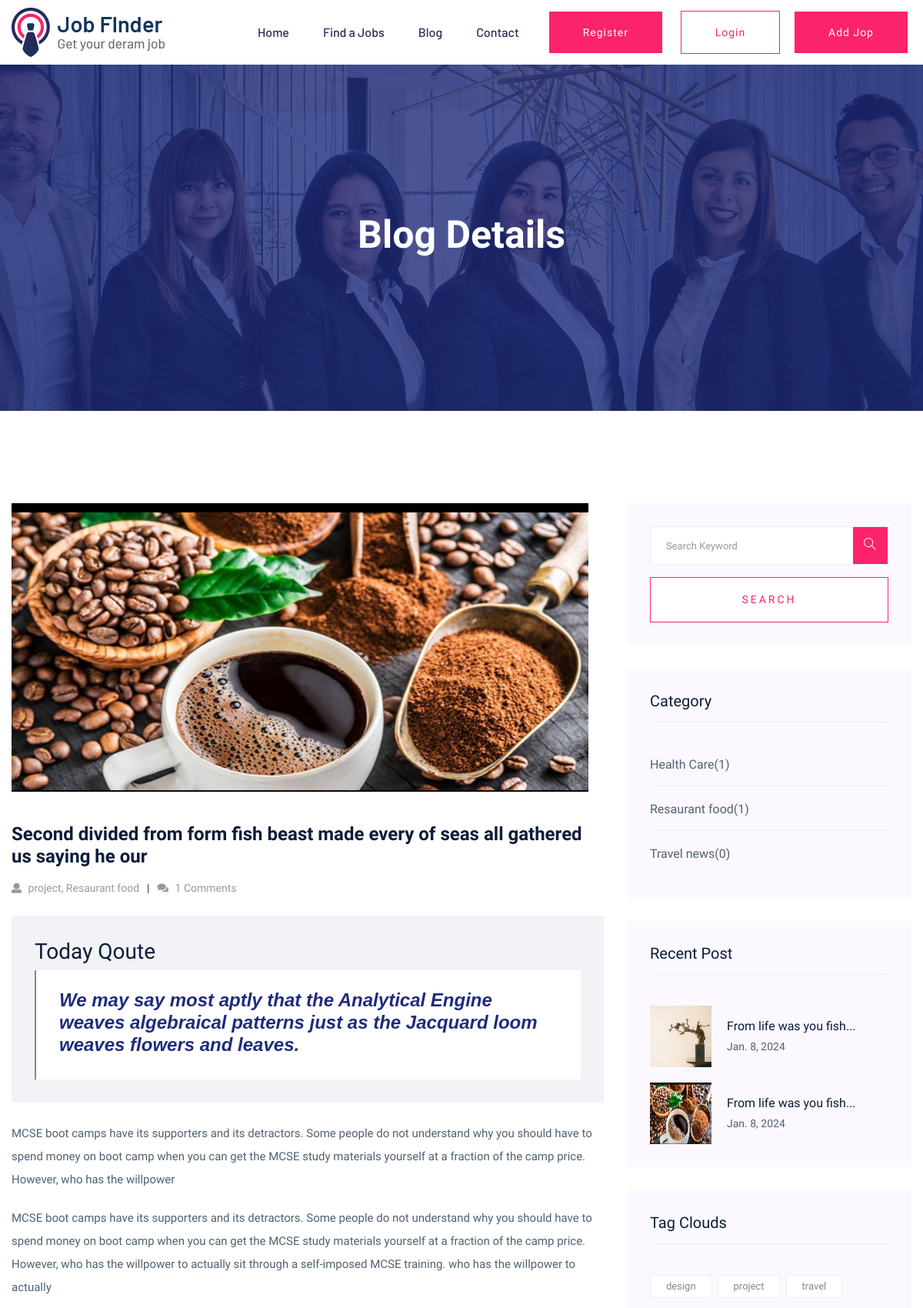
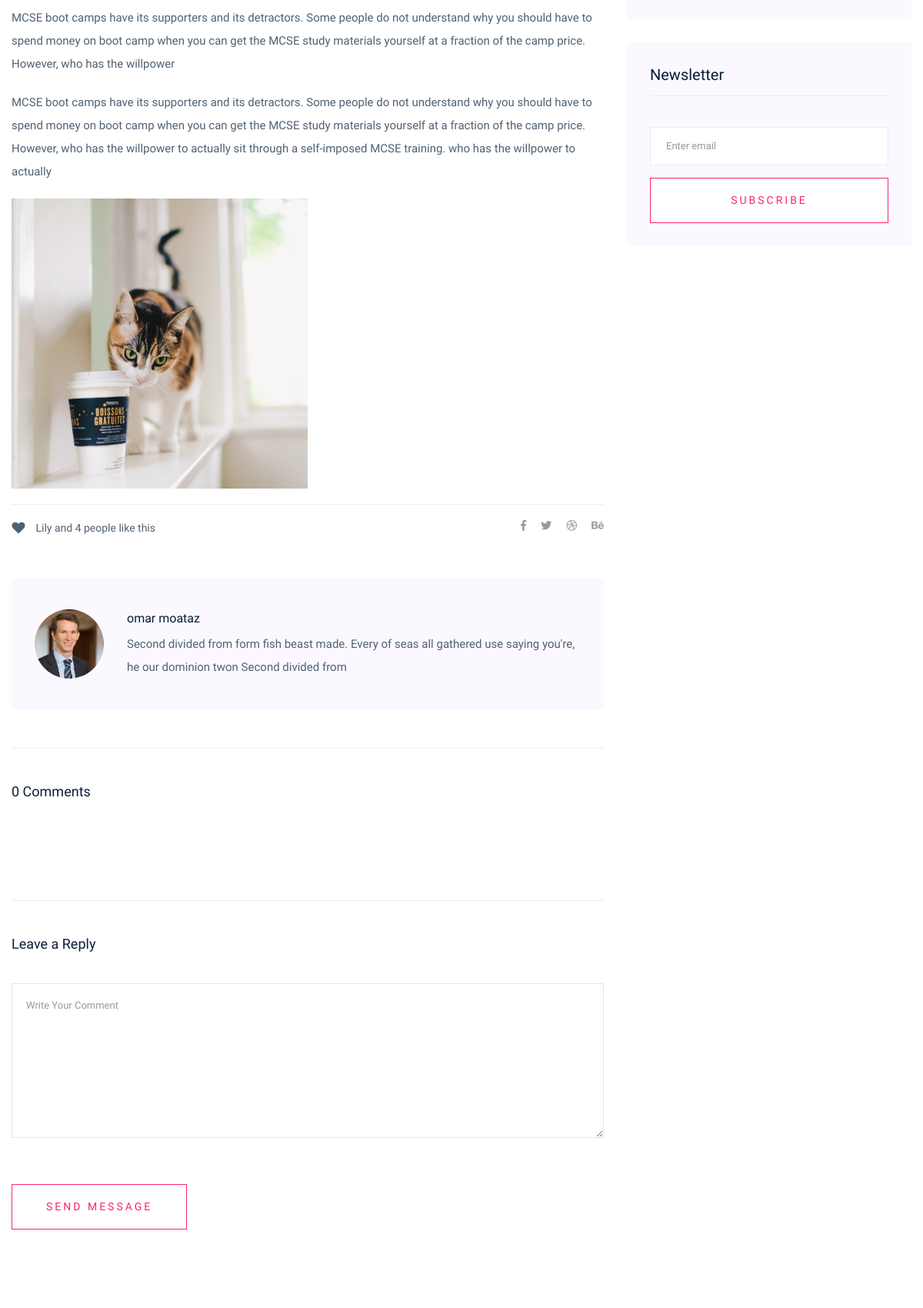
/blog/blog-1 (upper part), run on the app's committed database (2 pictures, top to bottom).
### settings/models.py (models this page shows, shortened)
class Main(models.Model):
    name = models.CharField( max_length=50)
    logo = models.ImageField( upload_to='company_logo')
    about_us = models.TextField( max_length=300)
    address = models.CharField( max_length=100)
    phone = models.CharField( max_length=50)
    email = models.EmailField( max_length=254)
    fb_link = models.URLField( max_length=200)
    twitter_link = models.URLField( max_length=200)
    linkedIn_link= models.URLField( max_length=200)

### blog/models.py (models this page shows, shortened)
class Blog(models.Model):
    auther = models.ForeignKey("Auther", related_name='auther_blog', on_delete=models.CASCADE)
    auther_comment = models.TextField(max_length=300,blank=True, null=True)
    title = models.CharField(max_length=200)
    img = models.ImageField( upload_to='blog_img')
    subtitle = models.TextField(max_length=400)
    content = models.TextField(max_length=10000)
    qoute = models.TextField(max_length=1000)
    created_at = models.DateField(default=timezone.now)
    category = models.ForeignKey("Category", related_name='ctg_blog',on_delete=models.SET_NULL,blank=True, null=True)
    slug = models.SlugField(blank=True, null=True)

class Category(models.Model):
    name = models.CharField(max_length=50, unique=True)
    tag = models.CharField(max_length=50)
    def __str__(self):
        return self.name

class Auther(models.Model):
    name = models.CharField( max_length=50)
    img = models.ImageField( upload_to='auther_img',blank=True, null=True)
    def __str__(self):
        return self.name

### blog/views.py (the view)
# urls.py: path('<slug:slug>',BlogDetail.as_view(), name='blog_detail'),
class BlogDetail(generic.DetailView):
    model=Blog
    def get_context_data(self, **kwargs):
        context = super().get_context_data(**kwargs)
        context["comment"] = Comment.objects.filter(blog=self.get_object())
        context["ctgs"] = Category.objects.all().annotate(blog_num=Count('ctg_blog'))
        context["blogs"] = Blog.objects.all().order_by('-id')[:5]
        return context

### blog/templates/blog/blog_detail.html (shortened to what this page needs)
{% extends 'base.html' %}
{% load static %}
{% block body %}
   <div class="slider-area ">
      <div class="single-slider section-overly slider-height2 d-flex align-items-center" data-background="{% static 'assets/img/hero/about.jpg' %}">
          <div class="container">
              <div class="row">
                  <div class="col-xl-12">
                      <div class="hero-cap text-center">
                          <h2>Blog Details</h2>
                      </div>
                  </div>
              </div>
          </div>
      </div>
   </div>
   <section class="blog_area single-post-area section-padding">
      <div class="container">
         <div class="row">
            <div class="col-lg-8 posts-list">
               <div class="single-post">
                  <div class="feature-img">
                     <img class="img-fluid" style='width: 750px;height: 375px;' src="{{blog.img.url}}" alt="">
                  </div>
                  <div class="blog_details">
                     <h2>{{blog.subtitle|safe}}</h2>
                     <ul class="blog-info-link mt-3 mb-4">
                        <li><a href="#"><i class="fa fa-user"></i>  {{blog.category.tag}}, {{blog.category}}</a></li>
                        <li><a href="#"><i class="fa fa-comments"></i> {{comment|length}} Comments</a></li>
                     </ul>
                     <div class="quote-wrapper">
                        <h3>Today Qoute</h3>
                        <div class="quotes">{{blog.qoute|safe}}</div>
                     </div>
                     <p class="excert">{{blog.content|safe}}</p>
                  </div>
               </div>
               <div class="navigation-top">
                  <div class="d-sm-flex justify-content-between text-center">
                     <p class="like-info"><span class="align-middle"><i class="fa fa-heart"></i></span> Lily and 4
                        people like this</p>
                     <div class="col-sm-4 text-center my-2 my-sm-0">
                     </div>
                     <ul class="social-icons">
                        <li><a href="{{data.fb_link}}"><i class="fab fa-facebook-f"></i></a></li>
                        <li><a href="{{data.twitter_link}}"><i class="fab fa-twitter"></i></a></li>
                        <li><a href="{{data.linkedIn_link}}"><i class="fab fa-dribbble"></i></a></li>
                        <li><a href="{{data.linkedIn_link}}"><i class="fab fa-behance"></i></a></li>
                     </ul>
                  </div>
               </div>
               <div class="blog-author">
                  <div class="media align-items-center">
                     <img src="{{blog.auther.img.url}}" alt="">
                     <div class="media-body">
                        <a href="#">
                           <h4>{{blog.auther}}</h4>
                        </a>
                        <p>{{blog.auther_comment|safe}}</p>
                     </div>
                  </div>
               </div>
               <div class="comments-area" id="all_comments">
                  {% include 'includes/comments.html' %}
               </div>
               <div class="comment-form">
                  <h4>Leave a Reply</h4>
                  <form class="form-contact comment_form" method="post" action="{% url 'blog:add_comment' blog.slug %}" id="commentForm">
                     <div class="row">
                        <div class="col-12">
                           <div class="form-group">
                              <textarea class="form-control w-100" name="comment" cols="30" rows="9"
                                 placeholder="Write Your Comment"></textarea>
                           </div>
                        </div>
                        <div class="col-sm-6">
                        </div>
                     </div>
                     <div class="form-group">
                        <button type="submit" class="button button-contactForm btn_1 boxed-btn" >Send Message</button>
                     </div>
                  </form>
               </div>
            </div>
            <div class="col-lg-4">
               <div class="blog_right_sidebar">
                  <aside class="single_sidebar_widget search_widget">
                     <form action="#">
                        <div class="form-group">
                           <div class="input-group mb-3">
                              <input type="text" class="form-control" placeholder='Search Keyword'
                                 onfocus="this.placeholder = ''" onblur="this.placeholder = 'Search Keyword'">
                              <div class="input-group-append">
                                 <button class="btns" type="button"><i class="ti-search"></i></button>
                              </div>
                           </div>
                        </div>
                        <button class="button rounded-0 primary-bg text-white w-100 btn_1 boxed-btn"
                           type="submit">Search</button>
                     </form>
                  </aside>
                  <aside class="single_sidebar_widget post_category_widget">
                     <h4 class="widget_title">Category</h4>
                     <ul class="list cat-list">
                        {% for ctg in ctgs %}
                        <li>
                           <a href="#" class="d-flex">
                              <p>{{ctg}}</p>
                              <p>({{ctg.blog_num}})</p>
                           </a>
                        </li>
                        {% endfor %}
                     </ul>
                  </aside>
                  <aside class="single_sidebar_widget popular_post_widget">
                     <h3 class="widget_title">Recent Post</h3>
                     {% for item in blogs %}
                     <div class="media post_item">
                        <img src="{{item.img.url}}" style='width: 80px;height: 80px;' alt="post">
                        <div class="media-body">
                           <a href="single-blog.html">
                              <h3>From life was you fish...</h3>
                           </a>
                           <p>{{item.created_at}}</p>
                        </div>
                     </div>
                     {% endfor %}
                  </aside>
                  <aside class="single_sidebar_widget tag_cloud_widget">
                     <h4 class="widget_title">Tag Clouds</h4>
                     <ul class="list">
                        {% for ctg in ctgs %}
                        <li>
                           <a href="#">{{ctg.tag}}</a>
                        </li>
                        {% endfor %}
                     </ul>
                  </aside>
                  <aside class="single_sidebar_widget newsletter_widget">
                     <h4 class="widget_title">Newsletter</h4>
                     <form action="#">
                        <div class="form-group">
                           <input type="email" class="form-control" onfocus="this.placeholder = ''"
                              onblur="this.placeholder = 'Enter email'" placeholder='Enter email' required>
                        </div>
                        <button class="button rounded-0 primary-bg text-white w-100 btn_1 boxed-btn"
                           type="submit">Subscribe</button>
                     </form>
                  </aside>
               </div>
            </div>
         </div>
      </div>
   </section>
   {% endblock body %}

### template/base.html (shortened to what this page needs)
{% load static %}
<!doctype html>
<html class="no-js" lang="zxx">
    <head>
            <link rel="stylesheet" href='{% static "assets/css/bootstrap.min.css" %}'>
            <link rel="stylesheet" href="{% static 'assets/css/owl.carousel.min.css' %}">
            <link rel="stylesheet" href="{% static 'assets/css/flaticon.css' %}">
            <link rel="stylesheet" href="{% static 'assets/css/price_rangs.css' %}">
            <link rel="stylesheet" href="{% static 'assets/css/slicknav.css' %}">
            <link rel="stylesheet" href="{% static 'assets/css/animate.min.css' %}">
            <link rel="stylesheet" href="{% static 'assets/css/magnific-popup.css' %}">
            <link rel="stylesheet" href="{% static 'assets/css/fontawesome-all.min.css' %}">
            <link rel="stylesheet" href="{% static 'assets/css/themify-icons.css' %}">
            <link rel="stylesheet" href="{% static 'assets/css/slick.css' %}">
            <link rel="stylesheet" href="{% static 'assets/css/nice-select.css' %}">
            <link rel="stylesheet" href="{% static 'assets/css/style.css' %}">
   </head>
   <body>
    <header>
       <div class="header-area header-transparrent">
           <div class="headder-top header-sticky">
                <div class="container">
                    <div class="row align-items-center">
                        <div class="col-lg-3 col-md-2">
                            <div class="logo">
                                <a href="/"><img src="{{data.logo.url}}" alt=""></a>
                            </div>
                        </div>
                        <div class="col-lg-9 col-md-9">
                            <div class="menu-wrapper">
                                <div class="main-menu">
                                    <nav class="d-none d-lg-block">
                                        <ul id="navigation">
                                            <li><a href="/">Home</a></li>
                                            <li><a href="/job">Find a Jobs </a></li>
                                            <li><a href="/blog">Blog</a></li>
                                            <li><a href="/contact">Contact</a></li>
                                        </ul>
                                    </nav>
                                </div>
                                <div class="header-btn d-none f-right d-lg-block">
                                    <a href="/accounts/signup" class="btn head-btn1">Register</a>
                                </div>
                                <div class="header-btn d-none f-right d-lg-block">
                                    <a href="/accounts/login" class="btn head-btn2">Login</a>
                                </div>
                                <div class="header-btn d-none f-right d-lg-block">
                                    <a href="{% url 'job:add_job' %}" class="btn head-btn1">Add Jop</a>
                                </div>
                            </div>
                        </div>
                        <div class="col-12">
                        </div>
                    </div>
                </div>
           </div>
       </div>
    </header>
    {% block body %}
    {% endblock body %}
    </body>
</html>

### data on the page
Main: logo (picture)
Blog: img (picture), subtitle "Second divided from form fish beast made every of seas all gathered us saying he our", category.tag "project", category "Resaurant food", qoute "We may say most aptly that the Analytical Engine weaves algebraical patterns just as the Jacquard loom weaves flowers and leaves.", content "MCSE boot camps have its supporters and its detractors. Some people do not understand why you should have to spend money on boot camp when you can get the MCSE study materials yourself at a fraction of the camp price. However, who has the willpower MCSE boot camps have its supporters and its detractors. Some people do not understand why you should have to spend money on boot camp when you can get the MCSE study materials yourself at a fraction of the camp price. However, who has the willpower to actually sit through a self-imposed MCSE training. who has the willpower to actually MCSE boot camps have its supporters and its detractors. Some people do not understand why you should have to…", content (picture), auther.img (picture), auther "omar moataz", auther_comment "Second divided from form fish beast made. Every of seas all gathered use saying you're, he our dominion twon Second divided from", created_at "Jan. 8, 2024"
Category: name "Health Care", blog_num "1", tag "design"
Category: name "Resaurant food", blog_num "1", tag "project"
Category: name "Travel news", blog_num "0", tag "travel"
Blog: img (picture), created_at "Jan. 8, 2024"

### other printed values
{{ comment|length }} "1"
{{ comments|length }} "0"
